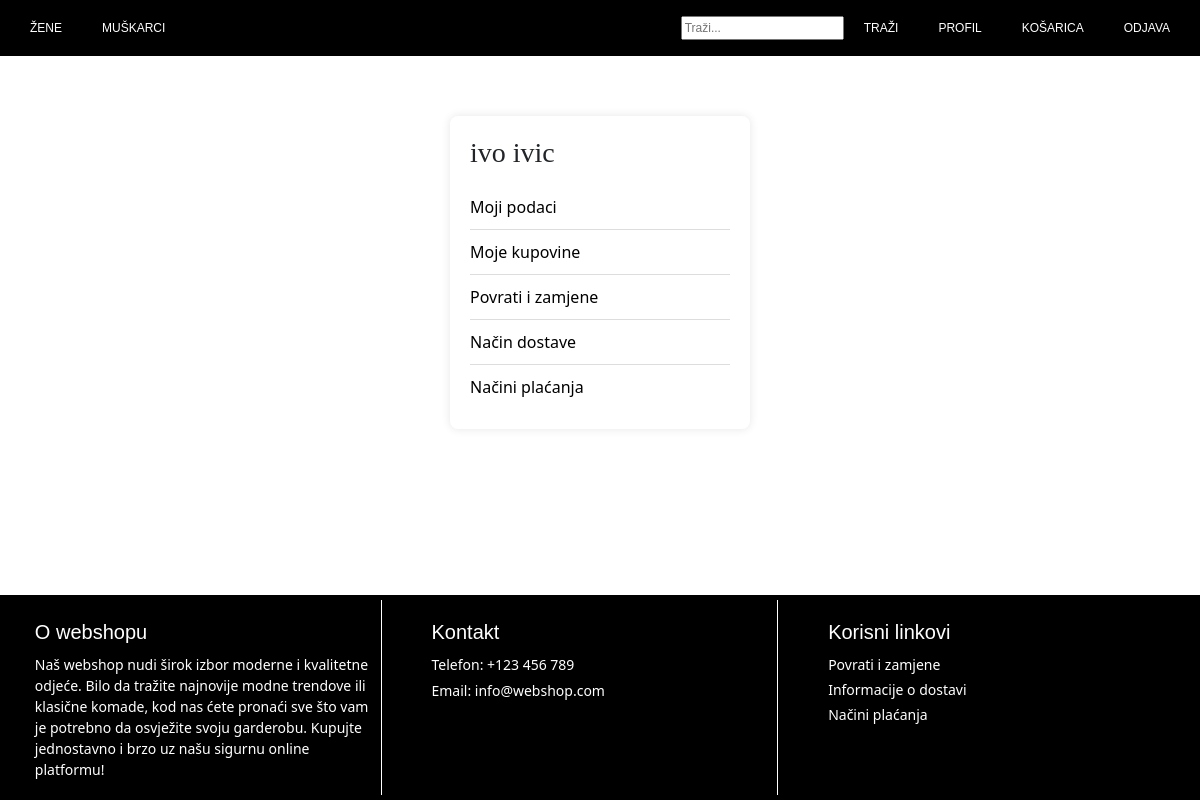
Before: /webshop/profile/ (signed in) with the older database file.
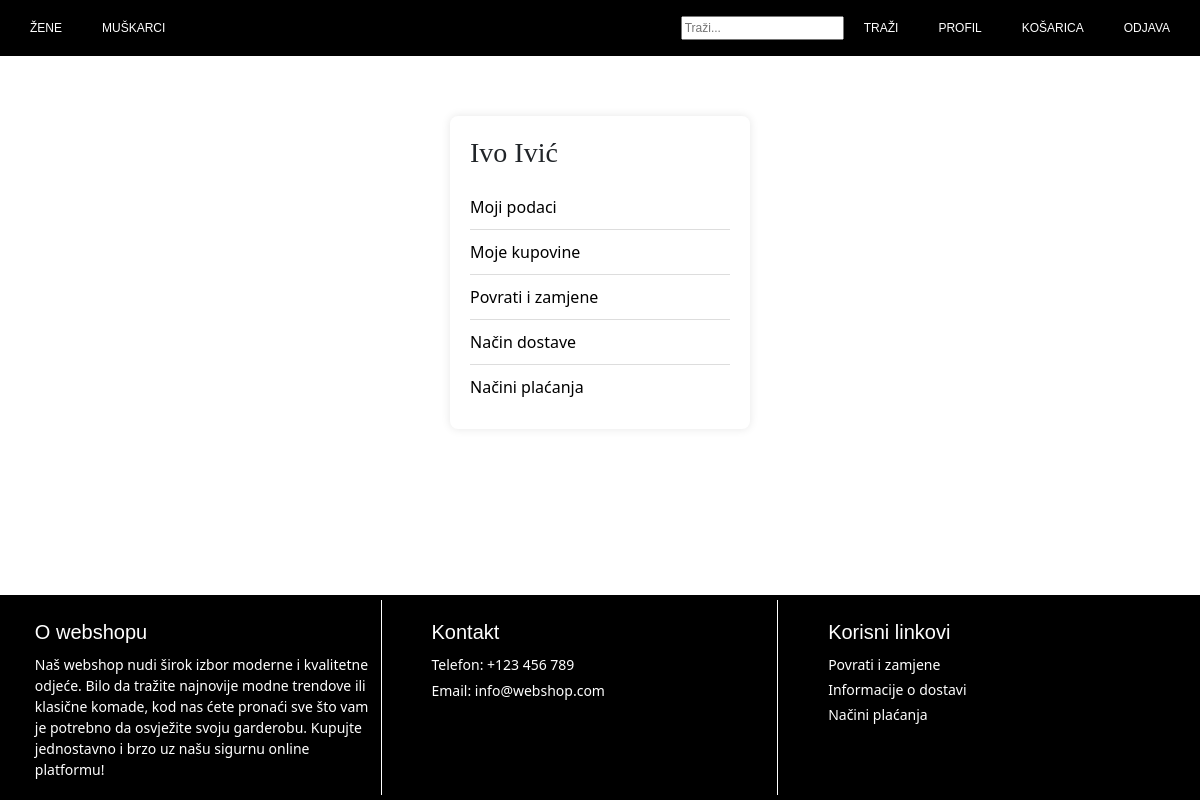
After: the same page with the newer database file.
### webshop/models.py (models this page shows, shortened)
class Account(models.Model):
    user = models.OneToOneField(User, on_delete=models.CASCADE)
    name = models.CharField(max_length=255)
    surname = models.CharField(max_length=255)
    phone = models.CharField(max_length=20)
    email = models.EmailField(unique=True)
    city = models.CharField(max_length=255)
    postal_number = models.CharField(max_length=255)
    street = models.CharField(max_length=255)
    house_number = models.CharField(max_length=255)
    iban = models.CharField(max_length=34, blank=True, null=True)
    bank = models.CharField(max_length=255, blank=True, null=True)

### webshop/views.py (the view)
# urls.py: path('profile/', views.profile_view, name='profile'),
def profile_view(request):
    user_account = Account.objects.get(user=request.user)
    if request.method == 'POST':
        user_account.name = request.POST.get('name')
        user_account.surname = request.POST.get('surname')
        user_account.save()
        return redirect('webshop:profile')
    return render(request, 'webshop/profile.html', {'user_account': user_account})

### webshop/authentication.py (called while the page is built)
    def get_user(self, user_id):
        try:
            return User.objects.get(pk=user_id)
        except ObjectDoesNotExist:
            return None

### webshop/templates/webshop/profile.html (shortened to what this page needs)
{% extends 'webshop/base.html' %}
{% load static %}
{% block extra_css %}
<link rel="stylesheet" href="{% static 'webshop/css/profile.css' %}">
{% endblock %}
{% block content %}
<div class="profile-container">
    <h2>{{ user_account.name }} {{ user_account.surname }}</h2>
    <a href="{% url 'webshop:personal_data' %}">Moji podaci</a>
    <a href="{% url 'webshop:orders_history' %}">Moje kupovine</a>
    <a href="{% url 'webshop:returns' %}">Povrati i zamjene</a>
    <a href="{% url 'webshop:delivery' %}">Način dostave</a>
    <a href="{% url 'webshop:payment' %}">Načini plaćanja</a>
</div>
{% endblock %}

Changed rows visible on the page:
changed Account: name "ivo" → "Ivo"; surname "ivic" → "Ivić"
